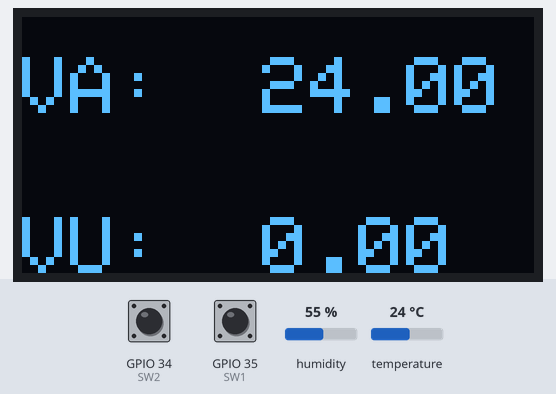
Simulated run of this sketch. Board: ESP32. On the bench: 128×64 one-colour display. The inputs (shaded band) are chosen by the test bench; at power-on: GPIO 35 (SW1) HIGH, GPIO 34 (SW2) HIGH, humidity 55 %, temperature 24 °C. EEPROM starts erased; what the sketch prints to the serial monitor is not drawn.

Above: at 1.2 s.
1.3 s: GPIO 35 (SW1) pulled LOW for 0.15 s
Timing chart, 0 to 4.1 s (numbered marks = the images above; inputs shaded):
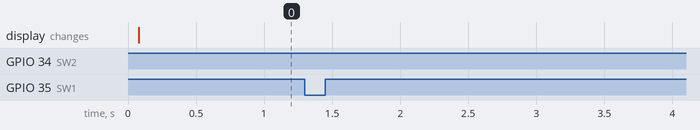

The sketch:

TP4-EEPROM.ino
```cpp
//COLODNER, BOCCI, TOLEDO, BRAVAR
//GRUPO 2 5MB

#include <WiFi.h>
#include <Adafruit_GFX.h>
#include <Adafruit_SSD1306.h>
#include <DHT.h>
#include <Preferences.h>

//defino estados
#define PANTALLA1 1
#define CONFIRM_PANTALLA1 2
#define PANTALLA2 3
#define CONFIRM_PANTALLA2 4
#define GUARDADO 5
#define SUMA 6
#define RESTA 7


//configuación de la pantalla
#define LONGITUD 128 // longitud
#define ALTURA 64 // altura
Adafruit_SSD1306 display(LONGITUD, ALTURA, &Wire, -1);

//dht
#define DHTPIN 23
#define DHTTYPE DHT11
DHT dht(DHTPIN, DHTTYPE);

//defino pines
#define SW1 35
int bot1;
#define SW2 34
int bot2;

//variables globales
float VU = 0.0; //valor umbral
int estadoActual = PANTALLA1;
unsigned long contando = 0;

Preferences VU_eeprom;


void setup() {
  Serial.begin(115200);
  Serial.print("iniciado");
  pinMode(SW1, INPUT);
  pinMode(SW2, INPUT);
  dht.begin();

  display.begin(SSD1306_SWITCHCAPVCC, 0x3C);

  VU_eeprom.begin("valor-VU", true);
  VU = VU_eeprom.getFloat("umbral", 0);
  VU_eeprom.end();
}


void loop() {

  float VA = dht.readTemperature(); //temperatura actual

  bot1 = digitalRead(SW1);
  bot2 = digitalRead(SW2);

  switch (estadoActual) {
    case PANTALLA1:
      Serial.println("PANTALLA 1");
      display.clearDisplay();
      display.setTextSize(2);
      display.setTextColor(SSD1306_WHITE);

      display.setCursor(0, 10);
      display.println("VA: ");
      display.setCursor(60, 10);
      display.print(VA);

      display.setCursor(0, 50);
      display.println("VU: ");
      display.setCursor(60, 50);
      display.print(VU);

      display.display();

      if (bot1 == LOW) {
        contando = millis();
        estadoActual = CONFIRM_PANTALLA1;
      }
      break;

    case CONFIRM_PANTALLA1:

      Serial.println("confirm 1");
      if ((millis() - contando) >= 5000 && bot1 == HIGH) {
        contando = 0;
        estadoActual = PANTALLA2;
      }
      break;

    case PANTALLA2:
      Serial.println("pantalla 2");
      display.clearDisplay();
      display.setTextSize(2);
      display.setTextColor(SSD1306_WHITE);

      display.setCursor(0, 10);
      display.println("NUEVO VU: ");
      display.print(VU);

      display.display();

      if (bot2 == LOW) {
        contando = millis();
        estadoActual = CONFIRM_PANTALLA2;
      }

      if (bot1 == LOW) {
        estadoActual = SUMA;
      }

      break;

    case CONFIRM_PANTALLA2:
      Serial.println(contando);
      if (((millis() - contando) >= 5000) && (bot2 == HIGH)) {
        contando = 0;
        VU_eeprom.begin("valor-VU", false); //lo habilita para escribir
        VU_eeprom.putFloat("umbral", VU); //creo un dato que se llame umbral y le asigno el valor VU
        VU_eeprom.end();

        contando = millis();
        estadoActual = GUARDADO;
      }
      else if (((millis() - contando) <= 5000) && (bot2 == HIGH)) {
          contando = 0;
          estadoActual = RESTA;
      }
      break;

      case GUARDADO:
      Serial.println("guardado");
        display.clearDisplay();
        display.setTextSize(2);
        display.setTextColor(SSD1306_WHITE);
        display.setCursor(20, 20);
        display.println("GUARDADO");
        display.display();

        if ((millis() - contando) >= 1000) {
          estadoActual = PANTALLA1;
        }
        break;

    case SUMA:
      Serial.println("suma");
      if (bot1 == HIGH) {
        VU += 1;
        estadoActual = PANTALLA2;
      }
      break;

    case RESTA:
      Serial.println("resta");
      if (bot2 == HIGH) {
        VU -= 1;
        estadoActual = PANTALLA2;
      }
      break;
  }
}
```
